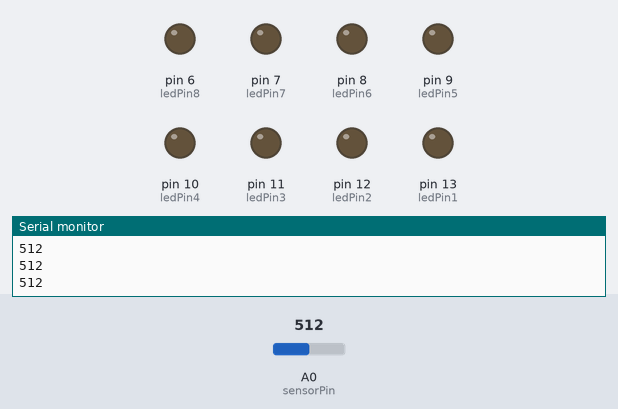
Recording of a sketch running on a simulated Arduino Uno, built with avr-gcc and run on an emulated ATmega328P. On the bench: output pins drawn as LEDs (lit = HIGH), the last lines printed to the serial monitor. The inputs (shaded band) are chosen by the test bench; at power-on: A0 (sensorPin) = 512.

Above: at 1.2 s.
1.3 s: A0 (sensorPin) set to 592
2.8 s: A0 (sensorPin) set to 617
At 3.9 s:
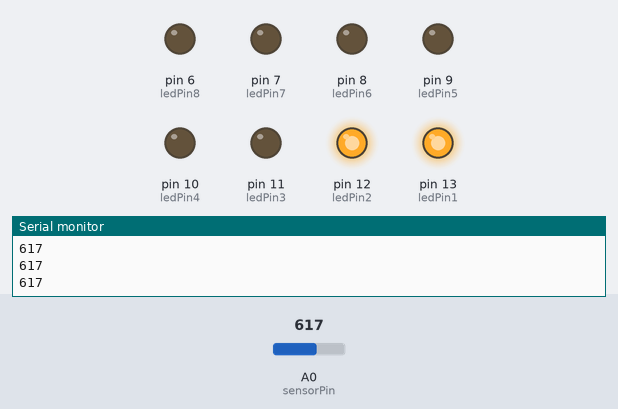
4.3 s: A0 (sensorPin) set to 643
5.8 s: A0 (sensorPin) set to 665
At 6.2 s:
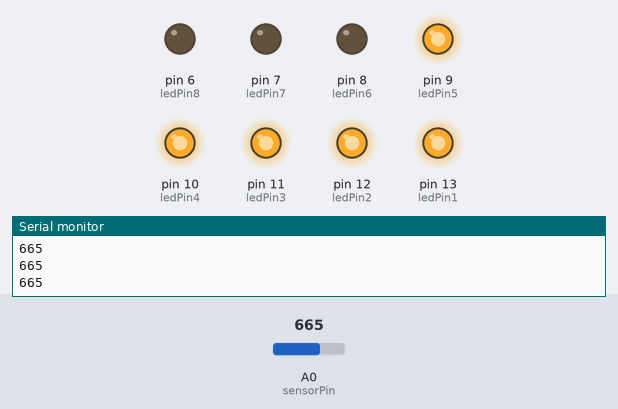
7.3 s: A0 (sensorPin) set to 742
8.8 s: A0 (sensorPin) set to 767
At 9.7 s:
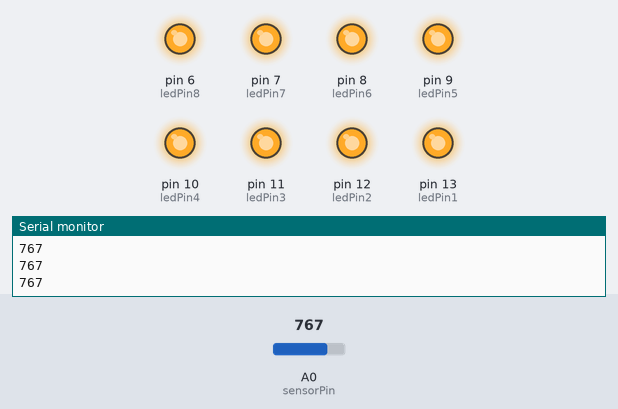
Timing chart, 0 to 11.3 s (numbered marks = the images above; inputs shaded):
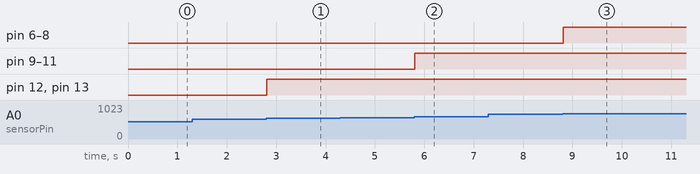

The sketch:

Emotional_perception.ino
```cpp
/*
   Reference: 8x LED lighting by sound. Arduino Project Hub. (n.d.).
   Retrieved October 21, 2022, from https://create.arduino.cc/projecthub/mantastka/8x-led-lighting-by-sound-16b21c
*/
int ledPin1= 13; //Adding the LED's and sensor.
int ledPin2= 12;
int ledPin3= 11;
int ledPin4= 10;
int ledPin5= 9;
int ledPin6= 8;
int ledPin7= 7;
int ledPin8= 6;
int sensorPin= A0; //The sensor selecting as Analog pin. The Analog Pin is better for projects as this one.
int val = 0;

void setup(){
  pinMode(ledPin1, OUTPUT); //Selecting LEDs as outputs to push the results in LEDs of sound detector
  pinMode(ledPin2, OUTPUT);
  pinMode(ledPin3, OUTPUT);
  pinMode(ledPin4, OUTPUT);
  pinMode(ledPin5, OUTPUT);
  pinMode(ledPin6, OUTPUT);
  pinMode(ledPin7, OUTPUT);
  pinMode(ledPin8, OUTPUT);
  pinMode(sensorPin, INPUT); //Selecting the sensor as input to send results into Arduino
  Serial.begin (9600);
}

void loop (){
  val =analogRead(sensorPin);
  Serial.println (val);
  // when the sensor detects a signal, LED flashes

  //Blue light 1
  if (val >= 600) {
    digitalWrite(ledPin1, HIGH); //selecting the values of LEDs to flash by detecting values of sound sensor.
  }
  else {
    digitalWrite(ledPin1, LOW);
  }

  //Blue light 2
   if (val >= 600) {
    digitalWrite(ledPin2, HIGH);
  }
  else {
    digitalWrite(ledPin2, LOW);
  }

   //Blue light 3
   if (val >= 650) {
    digitalWrite(ledPin3, HIGH);
  }
  else {
    digitalWrite(ledPin3, LOW);
  }

  //Green light 1
  if (val >= 650) {
    digitalWrite(ledPin4, HIGH);
  }
  else {
    digitalWrite(ledPin4, LOW);
  }

  //Green light 2
  if (val >= 650) {
    digitalWrite(ledPin5, HIGH);
  }
  else {
    digitalWrite(ledPin5, LOW);
  }

  //Red light 1
  if (val >= 750) {
    digitalWrite(ledPin6, HIGH);
  }
  else {
    digitalWrite(ledPin6, LOW);
  }

  //Red light 2
  if (val >= 750) {
    digitalWrite(ledPin7, HIGH);
  }
  else {
    digitalWrite(ledPin7, LOW);
  }

  //Red light 3
  if (val >= 750) {
    digitalWrite(ledPin8, HIGH);
  }
  else {
    digitalWrite(ledPin8, LOW);
  }
}
```

Measured:
- the behaviour switches between 599 and 600 on A0 (sensorPin) (found by bisection; images 0 and 1)
- the behaviour switches between 649 and 650 on A0 (sensorPin) (found by bisection; images 1 and 2)
- the behaviour switches between 749 and 750 on A0 (sensorPin) (found by bisection; images 2 and 3)
- after the input at 2.8 s, pin 12 (ledPin2), pin 13 (ledPin1): LOW → HIGH at once
- after the input at 5.8 s, pin 9 (ledPin5), pin 10 (ledPin4), pin 11 (ledPin3): LOW → HIGH at once
- after the input at 8.8 s, pin 6 (ledPin8), pin 7 (ledPin7), pin 8 (ledPin6): LOW → HIGH at once
